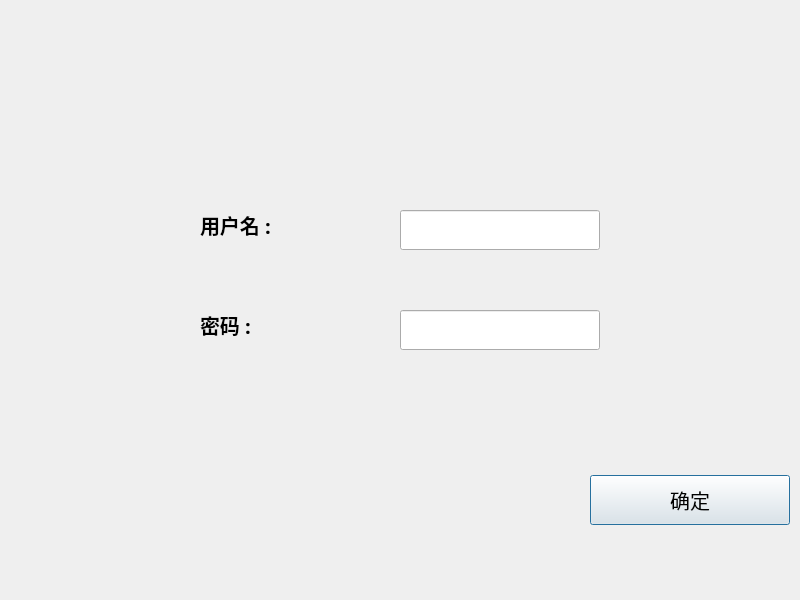
<?xml version="1.0" encoding="UTF-8"?>
<ui version="4.0">
 <class>signDialog</class>
 <widget class="QDialog" name="signDialog">
  <property name="geometry">
   <rect>
    <x>0</x>
    <y>0</y>
    <width>800</width>
    <height>600</height>
   </rect>
  </property>
  <property name="minimumSize">
   <size>
    <width>800</width>
    <height>600</height>
   </size>
  </property>
  <property name="maximumSize">
   <size>
    <width>800</width>
    <height>600</height>
   </size>
  </property>
  <property name="font">
   <font>
    <family>黑体</family>
    <pointsize>15</pointsize>
   </font>
  </property>
  <property name="windowTitle">
   <string>低压断路器故障诊断与在线监测界面</string>
  </property>
  <property name="windowIcon">
   <iconset resource="signDialog.qrc">
    <normaloff>:/images/Login.png</normaloff>:/images/Login.png</iconset>
  </property>
  <property name="autoFillBackground">
   <bool>false</bool>
  </property>
  <widget class="QLabel" name="username_label">
   <property name="geometry">
    <rect>
     <x>200</x>
     <y>200</y>
     <width>170</width>
     <height>50</height>
    </rect>
   </property>
   <property name="minimumSize">
    <size>
     <width>170</width>
     <height>50</height>
    </size>
   </property>
   <property name="maximumSize">
    <size>
     <width>170</width>
     <height>50</height>
    </size>
   </property>
   <property name="font">
    <font>
     <family>黑体</family>
     <pointsize>15</pointsize>
     <weight>75</weight>
     <italic>false</italic>
     <bold>true</bold>
    </font>
   </property>
   <property name="lineWidth">
    <number>1</number>
   </property>
   <property name="text">
    <string>用户名 : </string>
   </property>
  </widget>
  <widget class="QLabel" name="password_label">
   <property name="geometry">
    <rect>
     <x>200</x>
     <y>300</y>
     <width>170</width>
     <height>50</height>
    </rect>
   </property>
   <property name="minimumSize">
    <size>
     <width>170</width>
     <height>50</height>
    </size>
   </property>
   <property name="maximumSize">
    <size>
     <width>170</width>
     <height>50</height>
    </size>
   </property>
   <property name="font">
    <font>
     <family>黑体</family>
     <pointsize>15</pointsize>
     <weight>75</weight>
     <italic>false</italic>
     <bold>true</bold>
    </font>
   </property>
   <property name="lineWidth">
    <number>1</number>
   </property>
   <property name="text">
    <string>密码 : </string>
   </property>
  </widget>
  <widget class="QLineEdit" name="username">
   <property name="geometry">
    <rect>
     <x>400</x>
     <y>210</y>
     <width>200</width>
     <height>40</height>
    </rect>
   </property>
   <property name="minimumSize">
    <size>
     <width>200</width>
     <height>40</height>
    </size>
   </property>
   <property name="maximumSize">
    <size>
     <width>200</width>
     <height>40</height>
    </size>
   </property>
   <property name="alignment">
    <set>Qt::AlignLeading|Qt::AlignLeft|Qt::AlignVCenter</set>
   </property>
  </widget>
  <widget class="QLineEdit" name="password">
   <property name="geometry">
    <rect>
     <x>400</x>
     <y>310</y>
     <width>200</width>
     <height>40</height>
    </rect>
   </property>
   <property name="minimumSize">
    <size>
     <width>200</width>
     <height>40</height>
    </size>
   </property>
   <property name="maximumSize">
    <size>
     <width>200</width>
     <height>40</height>
    </size>
   </property>
   <property name="alignment">
    <set>Qt::AlignLeading|Qt::AlignLeft|Qt::AlignVCenter</set>
   </property>
  </widget>
  <widget class="QPushButton" name="sure_Button">
   <property name="geometry">
    <rect>
     <x>590</x>
     <y>475</y>
     <width>200</width>
     <height>50</height>
    </rect>
   </property>
   <property name="minimumSize">
    <size>
     <width>200</width>
     <height>50</height>
    </size>
   </property>
   <property name="maximumSize">
    <size>
     <width>200</width>
     <height>50</height>
    </size>
   </property>
   <property name="text">
    <string>确定</string>
   </property>
   <property name="icon">
    <iconset resource="signDialog.qrc">
     <normaloff>:/images/click.ico</normaloff>:/images/click.ico</iconset>
   </property>
   <property name="iconSize">
    <size>
     <width>54</width>
     <height>54</height>
    </size>
   </property>
  </widget>
 </widget>
 <resources>
  <include location="signDialog.qrc"/>
 </resources>
 <connections/>
</ui>
